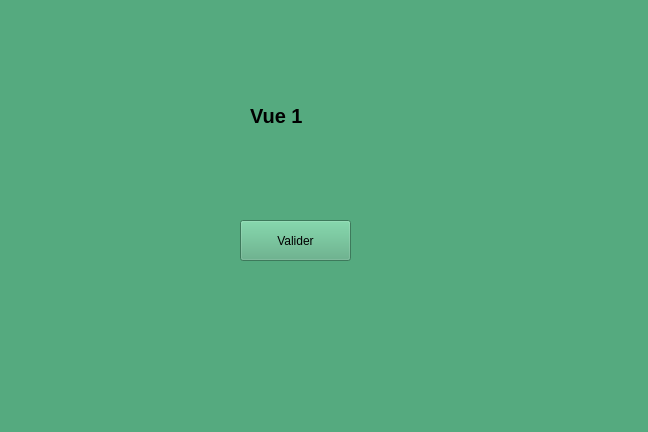
<?xml version="1.0" encoding="UTF-8"?>
<ui version="4.0">
 <class>MainWindow</class>
 <widget class="QMainWindow" name="MainWindow">
  <property name="geometry">
   <rect>
    <x>0</x>
    <y>0</y>
    <width>648</width>
    <height>432</height>
   </rect>
  </property>
  <property name="windowTitle">
   <string>MainWindow</string>
  </property>
  <property name="styleSheet">
   <string notr="true">background:rgb(85, 170, 127)</string>
  </property>
  <widget class="QWidget" name="centralwidget">
   <widget class="QLabel" name="labelVue1">
    <property name="geometry">
     <rect>
      <x>250</x>
      <y>90</y>
      <width>131</width>
      <height>51</height>
     </rect>
    </property>
    <property name="font">
     <font>
      <pointsize>15</pointsize>
      <weight>75</weight>
      <bold>true</bold>
     </font>
    </property>
    <property name="text">
     <string>Vue 1</string>
    </property>
   </widget>
   <widget class="QPushButton" name="btnValid">
    <property name="geometry">
     <rect>
      <x>240</x>
      <y>220</y>
      <width>111</width>
      <height>41</height>
     </rect>
    </property>
    <property name="text">
     <string>Valider</string>
    </property>
   </widget>
  </widget>
  <widget class="QMenuBar" name="menubar">
   <property name="geometry">
    <rect>
     <x>0</x>
     <y>0</y>
     <width>648</width>
     <height>21</height>
    </rect>
   </property>
  </widget>
  <widget class="QStatusBar" name="statusbar"/>
 </widget>
 <resources/>
 <connections/>
</ui>
